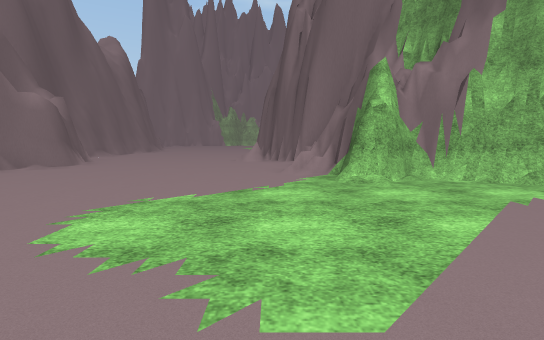
view 1 (above)

23 first-person views from a walk through a 3-D level made in the Unity game engine. The camera is 1.2 m above the floor, tilts 6° down and sees 85° across. The floor is counted in squares, 2 m on a side. Each view is taken from the middle of a square. On the plan, view 1 faces up. The plan holds only what a view shows up to about 9 squares ahead; the rest is blank. The place goes on beyond the plan. The player is left out. Some animated figures are left out. Some surface patterns are stand-ins.

view 2
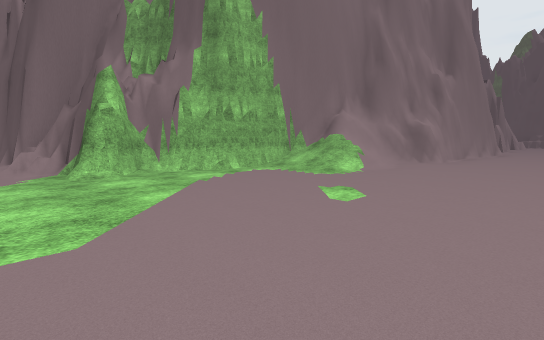

view 3
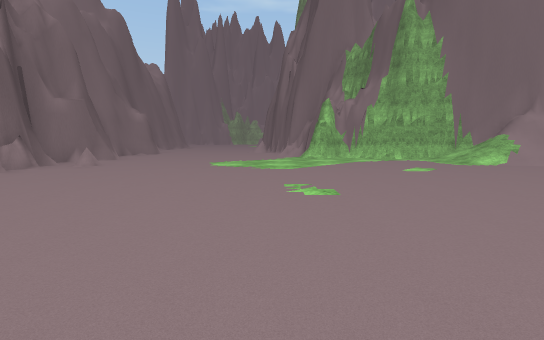

view 4
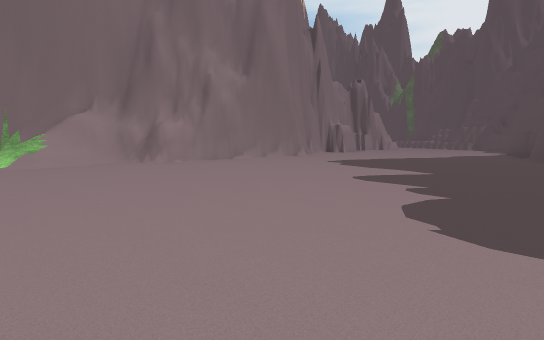

view 5
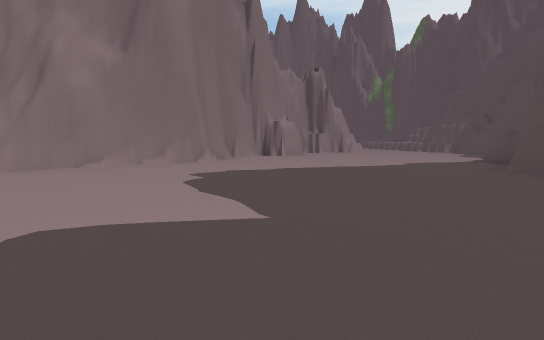

view 6
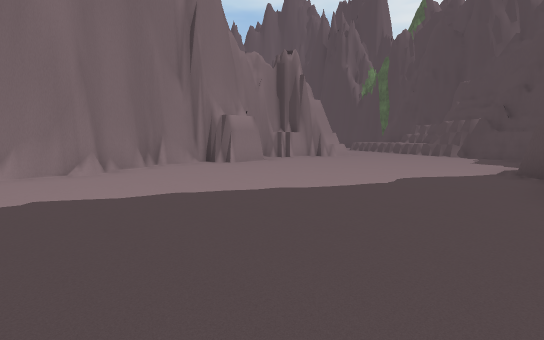

view 7
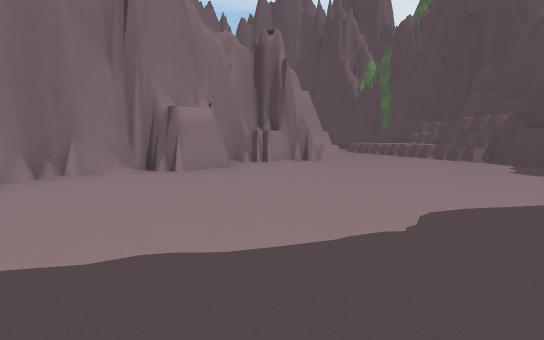

view 8
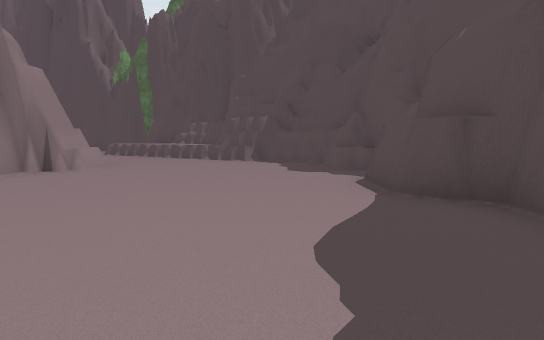

view 9
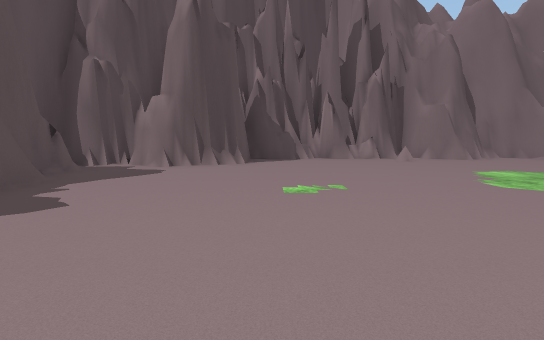

view 10
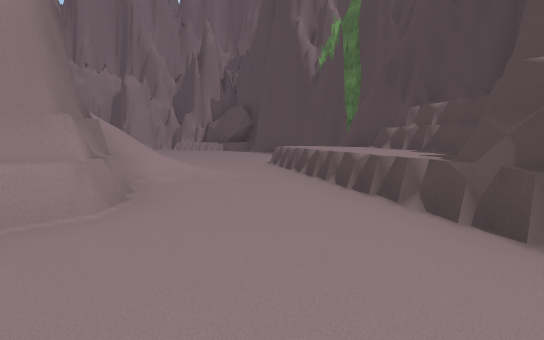

view 11
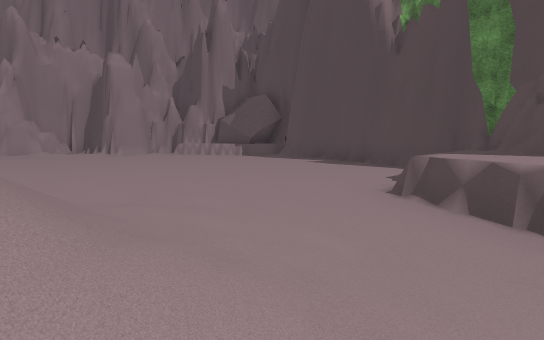

view 12
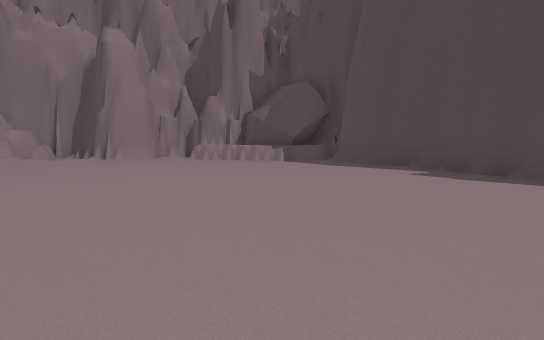

view 13
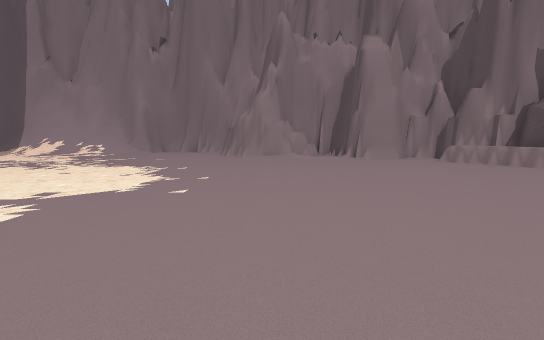

view 14
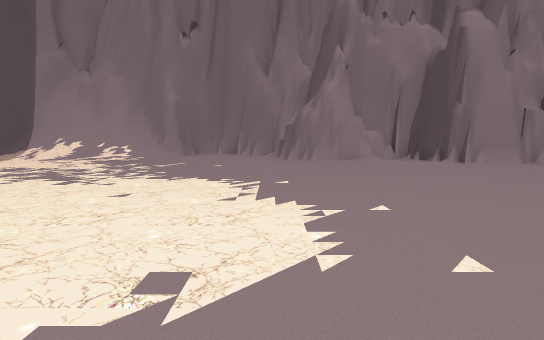

view 15
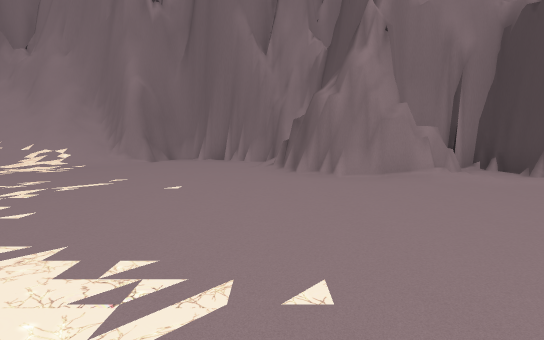

view 16
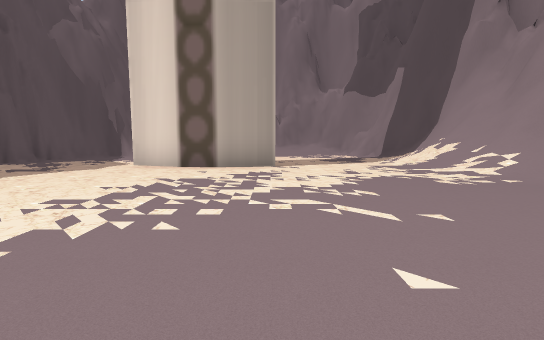

view 17
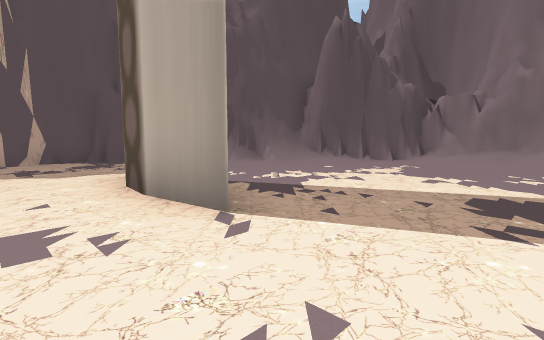

view 18
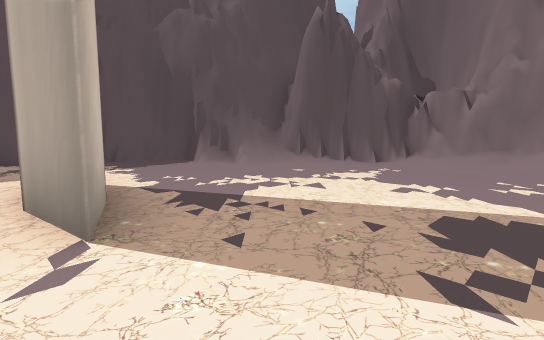

view 19
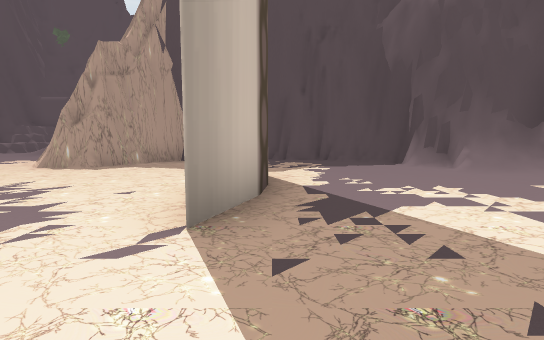

view 20
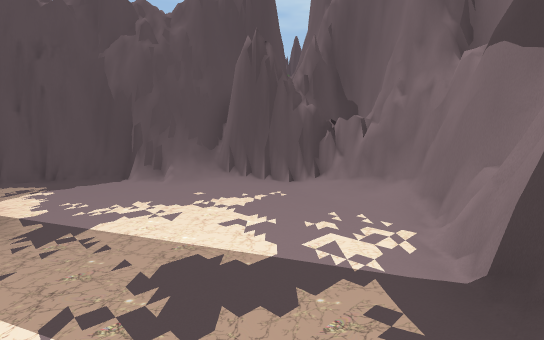

view 21
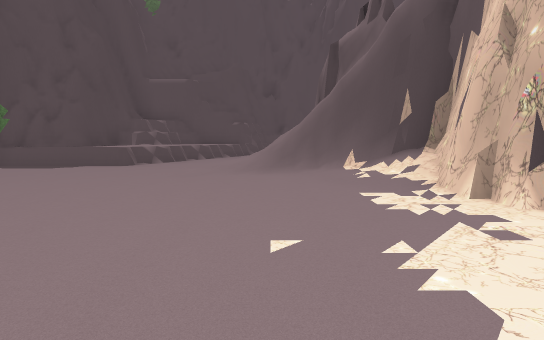

view 22
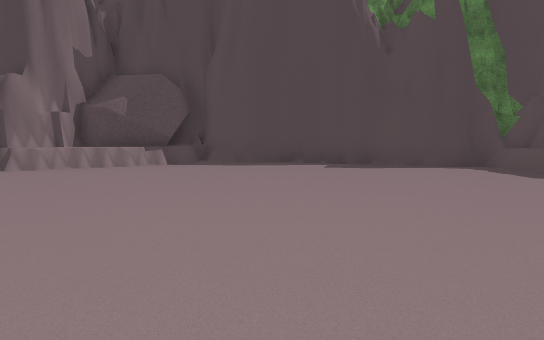

view 23
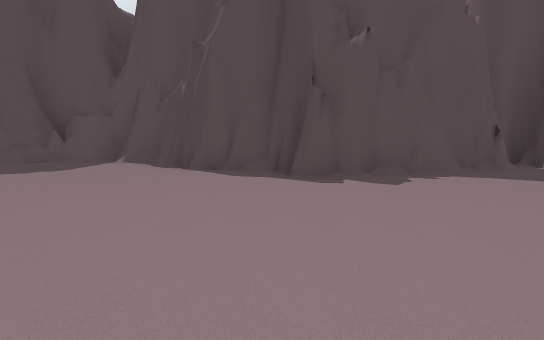

### Floor plan
Key: @ floor where view 1 was taken; # wall or solid block; . floor; / step, stairs or slope; = window, fence, low wall or low ledge; ^ raised ledge.
Columns run from 6 left of view 1 to 32 right of it. Each row starts with its distance up from view 1.
 19                        #####
 18                    ######/.###
 17                  ###=////...=#
 16                ###..////....######
 15               ##/............##..##
 14               #//................####
 13               #/......#............^##
 12               #/......#............^^
 11               ##.....##.............^^#
 10                #/....#...............^#
  9  .....##       #//...................#
  8  #.....#       ###/......##..........#
  7  #.....#         ###....###/.........#
  6  #.....#          ####### #//.......##
  5  ......####               ##//......#
  4  #........#####            ##//.....#
  3 ##.........//=##           #///..^^##
  2  #=........///#### ##########//.^^##
  1  #...............###.......##..^^^#
  0  #....@........................^^#
 -1  #............................^^##
 -2  #............................#
 -3  ###.........................##
 -4    #.........................#
 -5    #....#...............##.###
 -6    #.######...........#
 -7    #      ##....#
 -8            ######

Where each view was taken, in squares from view 1:
view 1: 0 up, 0 right, facing up
view 2: 1 down, 0 right, facing up-right
view 3: 5 down, 0 right, facing up
view 4: 6 down, 5 right, facing up-right
view 5: 6 down, 9 right, facing up-right
view 6: 5 down, 12 right, facing up-right
view 7: 4 down, 14 right, facing up-right
view 8: 3 down, 15 right, facing right
view 9: 2 down, 4 right, facing left
view 10: 2 down, 21 right, facing up-right
view 11: 2 up, 23 right, facing up-right
view 12: 5 up, 24 right, facing up-right
view 13: 5 up, 24 right, facing up
view 14: 7 up, 22 right, facing up
view 15: 10 up, 22 right, facing up
view 16: 13 up, 22 right, facing left
view 17: 15 up, 17 right, facing down-left
view 18: 15 up, 16 right, facing down-left
view 19: 15 up, 15 right, facing down
view 20: 17 up, 15 right, facing down-left
view 21: 10 up, 23 right, facing down
view 22: 8 up, 23 right, facing right
view 23: 0 up, 3 right, facing down
